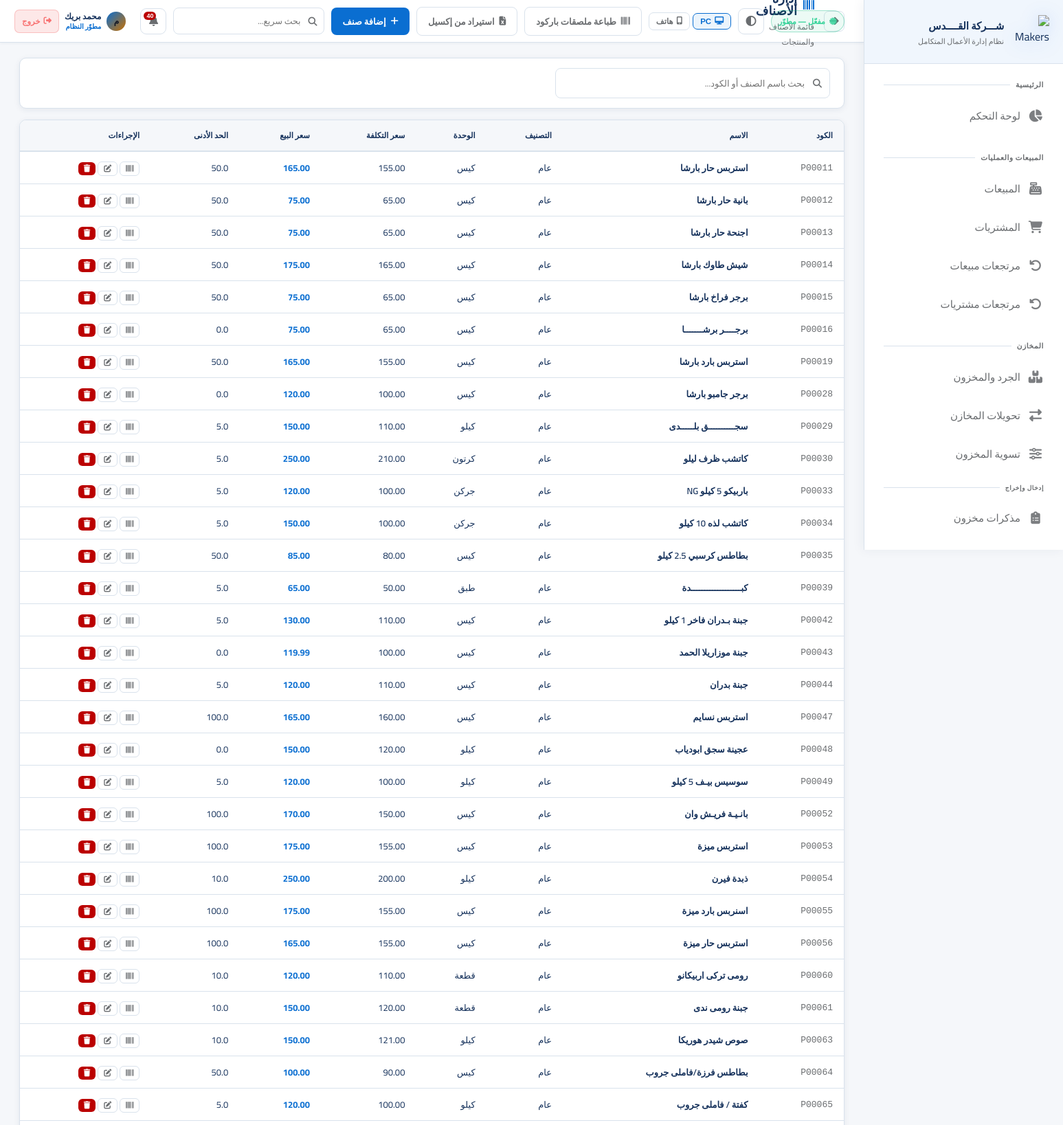
/products (signed in, upper part), run on the app's committed database.
### app.py (models this page shows, shortened)
class AppSetting(db.Model):
    id = db.Column(db.Integer, primary_key=True)
    key = db.Column(db.String(80), unique=True, nullable=False)
    value = db.Column(db.Text)

class User(UserMixin, db.Model):
    id = db.Column(db.Integer, primary_key=True)
    username = db.Column(db.String(80), unique=True, nullable=False)
    password_hash = db.Column(db.String(256))
    full_name = db.Column(db.String(120))
    role = db.Column(db.String(20), default='user')  # developer, admin, manager, user
    branch_id = db.Column(db.Integer, db.ForeignKey('branch.id'))
    is_active = db.Column(db.Boolean, default=True)
    created_at = db.Column(db.DateTime, default=datetime.utcnow)
    last_seen = db.Column(db.DateTime, nullable=True)
    last_ip = db.Column(db.String(64), nullable=True)
    last_user_agent = db.Column(db.String(256), nullable=True)
    permissions = db.Column(db.Text)  # JSON list of permission keys; empty = استخدام صلاحيات الدور

class Product(db.Model):
    id = db.Column(db.Integer, primary_key=True)
    code = db.Column(db.String(50), unique=True, nullable=False)
    name = db.Column(db.String(200), nullable=False)
    barcode = db.Column(db.String(50))
    category_id = db.Column(db.Integer, db.ForeignKey('category.id'))
    unit = db.Column(db.String(20), default='قطعة')
    cost_price = db.Column(db.Float, default=0)
    sell_price = db.Column(db.Float, default=0)
    min_stock = db.Column(db.Float, default=0)
    description = db.Column(db.Text)
    is_active = db.Column(db.Boolean, default=True)
    created_at = db.Column(db.DateTime, default=datetime.utcnow)
    stock_items = db.relationship('Stock', backref='product', lazy=True)

class Category(db.Model):
    id = db.Column(db.Integer, primary_key=True)
    name = db.Column(db.String(100), nullable=False)
    parent_id = db.Column(db.Integer, db.ForeignKey('category.id'))
    children = db.relationship('Category', backref=db.backref('parent', remote_side=[id]))
    products = db.relationship('Product', backref='category', lazy=True)

### app.py (the view)
@app.route('/products')
@login_required
def products():
    q = request.args.get('q', '')
    query = Product.query
    if q:
        query = query.filter(db.or_(Product.name.contains(q), Product.code.contains(q)))
    products = query.filter_by(is_active=True).all()
    categories = Category.query.all()
    return render_template('products.html', products=products, categories=categories, q=q)

### templates/products.html (shortened to what this page needs)
{% extends 'base.html' %}
{% set block_icon = 'fas fa-barcode' %}
{% block breadcrumb %}قائمة الأصناف والمنتجات{% endblock %}
{% block topbar_actions %}
<a href="{{ url_for('barcode_labels') }}" class="btn btn-outline"><i class="fas fa-barcode"></i> طباعة ملصقات باركود</a>
{% if current_user.role == 'developer' %}
<a href="{{ url_for('import_products') }}" class="btn btn-outline" title="أداة للمطوّر فقط"><i class="fas fa-file-excel"></i> استيراد من إكسيل</a>
{% endif %}
{% if can('product_add') %}
<a href="{{ url_for('add_product') }}" class="btn btn-primary"><i class="fas fa-plus"></i> إضافة صنف</a>
{% endif %}
{% endblock %}
{% block content %}
<div class="card" style="margin-bottom: 16px;">
    <div class="card-body" style="padding: 14px 20px;">
        <form method="GET">
            <div class="search-box" style="max-width: 400px;">
                <input type="text" name="q" value="{{ q }}" class="form-control" placeholder="بحث باسم الصنف أو الكود...">
            </div>
        </form>
    </div>
</div>
<div class="card">
    <div class="table-container">
        <table>
            <thead><tr>
                <th>الكود</th><th>الاسم</th><th>التصنيف</th><th>الوحدة</th>
                <th>سعر التكلفة</th><th>سعر البيع</th><th>الحد الأدنى</th><th>الإجراءات</th>
            </tr></thead>
            <tbody>
                {% for p in products %}
                <tr>
                    <td style="font-family: monospace; color: var(--text-muted);">{{ p.code }}</td>
                    <td style="font-weight: 600;">{{ p.name }}</td>
                    <td>{{ p.category.name if p.category else '—' }}</td>
                    <td>{{ p.unit }}</td>
                    <td>{{ "{:,.2f}".format(p.cost_price) }}</td>
                    <td style="font-weight: 700; color: var(--accent);">{{ "{:,.2f}".format(p.sell_price) }}</td>
                    <td>{{ p.min_stock }}</td>
                    <td>
                        <a href="{{ url_for('barcode_labels', product_id=p.id) }}" class="btn btn-outline btn-xs" title="طباعة باركود"><i class="fas fa-barcode"></i></a>
                        <a href="{{ url_for('edit_product', id=p.id) }}" class="btn btn-outline btn-xs"><i class="fas fa-edit"></i></a>
                        {% if can('record_delete') %}
                        <form method="POST" action="{{ url_for('delete_product', id=p.id) }}" style="display:inline">
                            <button type="submit" class="btn btn-danger btn-xs" onclick="return confirm('حذف هذا الصنف؟')"><i class="fas fa-trash"></i></button>
                        </form>
                        {% endif %}
                    </td>
                </tr>
                {% else %}
                <tr><td colspan="8"><div class="empty-state"><i class="fas fa-boxes"></i><h3>لا توجد أصناف</h3></div></td></tr>
                {% endfor %}
            </tbody>
        </table>
    </div>
</div>
{% endblock %}

### templates/base.html (shortened to what this page needs)
<!DOCTYPE html>
<html lang="ar" dir="rtl" data-theme="fiori" data-layout-default="{{ layout_max_width | default('1400px') }}">
<head>
    <link rel="stylesheet" href="https://cdnjs.cloudflare.com/ajax/libs/font-awesome/6.5.0/css/all.min.css">
    <link rel="stylesheet" href="{{ url_for('static', filename='css/style.css') }}">
</head>
<body>
<aside class="sidebar sidebar-enterprise" id="sidebar">
    <div class="sidebar-logo">
        <div class="logo-icon">
            <img src="{{ url_for('static', filename='img/logo-makers-erp-3d.png') }}" alt="Makers ERP">
        </div>
        <div class="logo-text">
            <div class="name">{{ app_brand_title | default('Silsal POS') }}</div>
            <div class="sub">نظام إدارة الأعمال المتكامل</div>
        </div>
    </div>
    <nav class="sidebar-nav" id="sidebarNav" style="display:flex;flex-direction:column;padding-bottom:8px;">
        <div class="nav-section">
            <div class="nav-label">الرئيسية</div>
            {% if can('dashboard') %}
            <a href="{{ url_for('dashboard') }}" class="nav-link {% if request.endpoint=='dashboard' %}active{% endif %}">
                <i class="fas fa-chart-pie"></i><span class="label">لوحة التحكم</span>
            </a>
            {% endif %}
        </div>
        {% if can('sales') or can('purchases') or can('returns') %}
        <div class="nav-section">
            <div class="nav-label">المبيعات والعمليات</div>
            {% if can('sales') %}
            <a href="{{ url_for('sales') }}" class="nav-link {% if 'sale' in (request.endpoint or '') and 'return' not in (request.endpoint or '') and 'report' not in (request.endpoint or '') %}active{% endif %}">
                <i class="fas fa-cash-register"></i><span class="label">المبيعات</span>
            </a>
            {% endif %}
            {% if can('purchases') %}
            <a href="{{ url_for('purchases') }}" class="nav-link {% if 'purchase' in (request.endpoint or '') and 'return' not in (request.endpoint or '') and 'report' not in (request.endpoint or '') %}active{% endif %}">
                <i class="fas fa-shopping-cart"></i><span class="label">المشتريات</span>
            </a>
            {% endif %}
            {% if can('returns') %}
            <a href="{{ url_for('sale_returns') }}" class="nav-link {% if request.endpoint in ['sale_returns','new_sale_return'] %}active{% endif %}">
                <i class="fas fa-undo"></i><span class="label">مرتجعات مبيعات</span>
            </a>
            <a href="{{ url_for('purchase_returns') }}" class="nav-link {% if request.endpoint in ['purchase_returns','new_purchase_return'] %}active{% endif %}">
                <i class="fas fa-undo-alt"></i><span class="label">مرتجعات مشتريات</span>
            </a>
            {% endif %}
        </div>
        {% endif %}
        {% if can('inventory') or can('transfers') or can('adjust_stock') %}
        <div class="nav-section">
            <div class="nav-label">المخازن</div>
            {% if can('inventory') %}
            <a href="{{ url_for('inventory') }}" class="nav-link {% if request.endpoint=='inventory' %}active{% endif %}">
                <i class="fas fa-boxes"></i><span class="label">الجرد والمخزون</span>
            </a>
            {% endif %}
            {% if can('transfers') %}
            <a href="{{ url_for('transfers') }}" class="nav-link {% if 'transfer' in (request.endpoint or '') %}active{% endif %}">
                <i class="fas fa-exchange-alt"></i><span class="label">تحويلات المخازن</span>
            </a>
            {% endif %}
            {% if can('adjust_stock') %}
            <a href="{{ url_for('adjust_stock') }}" class="nav-link {% if request.endpoint=='adjust_stock' %}active{% endif %}">
                <i class="fas fa-sliders-h"></i><span class="label">تسوية المخزون</span>
            </a>
            {% endif %}
            {% if can('inventory') %}
            <div class="nav-label" style="padding-top:10px;font-size:9px;">إدخال وإخراج</div>
            <a href="{{ url_for('inventory_memos_list') }}" class="nav-link ">
                <i class="fas fa-clipboard-list"></i><span class="label">مذكرات مخزون</span>
            </a>
            {% endif %}
        </div>
        {% endif %}
        {% if can('customers') or can('suppliers') or can('employees') %}
        <div class="nav-section">
        </div>
        {% endif %}
    </nav>
</aside>
<main class="main-content">
    <div class="topbar">
        <div style="display:flex;align-items:center;gap:14px;">
            <button type="button" onclick="history.back()" class="icon-btn" title="رجوع" style="font-size:15px;flex-shrink:0;"><i class="fas fa-arrow-right"></i></button>
            <div>
                <div class="page-title"><i class="{{ block_icon | default('fas fa-home') }}"></i>{% block page_title %}الرئيسية{% endblock %}</div>
                <div class="breadcrumb">{% block breadcrumb %}{{ app_brand_title }}{% endblock %}</div>
            </div>
        </div>
        <div class="topbar-right">
            {% if subscription_status %}
            <span class="sub-pill {% if subscription_status.kind in ('developer','permanent') %}ok{% elif subscription_status.kind in ('expired','none') %}bad{% else %}warn{% endif %}" title="حالة الاشتراك / الترخيص">
                <i class="fas fa-certificate" style="margin-left:6px;opacity:.85;"></i>{{ subscription_status.line }}
            </span>
            {% endif %}
            <button type="button" class="theme-toggle" onclick="erpToggleTheme()" title="تبديل الثيم (Fiori / فاتح / داكن)"><i class="fas fa-adjust"></i></button>
            <div class="erp-device-layout-tools" style="display:flex;align-items:center;gap:4px;flex-shrink:0;" title="وضع العرض — يُحفظ على هذا الجهاز فقط">
                <button type="button" id="btnLayoutPC" onclick="erpSetLayout('pc')" title="عرض PC"
                    style="display:flex;align-items:center;gap:5px;padding:5px 10px;border-radius:7px;font-size:11.5px;font-weight:700;
                           border:1px solid var(--border);background:transparent;color:var(--text-muted);cursor:pointer;transition:all .18s;">
                    <i class="fas fa-desktop"></i> PC
                </button>
                <button type="button" id="btnLayoutPhone" onclick="erpSetLayout('phone')" title="عرض هاتف"
                    style="display:flex;align-items:center;gap:5px;padding:5px 10px;border-radius:7px;font-size:11.5px;font-weight:700;
                           border:1px solid var(--border);background:transparent;color:var(--text-muted);cursor:pointer;transition:all .18s;">
                    <i class="fas fa-mobile-alt"></i> هاتف
                </button>
            </div>
            {% block topbar_actions %}{% endblock %}
            <div style="position:relative;" id="globalSearchWrapper">
                <div style="position:relative;">
                    <i class="fas fa-search" style="position:absolute;right:11px;top:50%;transform:translateY(-50%);color:var(--text-muted);font-size:13px;pointer-events:none;"></i>
                    <input type="text" id="globalSearchInput" placeholder="بحث سريع..." autocomplete="off"
                        style="width:220px;padding:7px 34px 7px 12px;background:rgba(255,255,255,.04);border:1px solid var(--border);
                               border-radius:8px;color:var(--text);font-family:Cairo,sans-serif;font-size:12.5px;transition:all .2s;"
                        onfocus="this.style.borderColor='var(--accent)';this.style.width='280px'"
                        onblur="setTimeout(()=>{this.style.borderColor='';this.style.width='220px';closeGlobalSearch()},200)">
                </div>
            </div>
            <div style="position:relative;" id="notifWrapper">
                <button class="notif-btn" onclick="toggleNotif()" title="الإشعارات">
                    <i class="fas fa-bell"></i>
                    <span class="notif-count" id="notifCount"></span>
                </button>
            </div>
            <div style="display:flex;align-items:center;gap:8px;padding:4px 10px;border-radius:10px;
                        background:rgba(255,255,255,.05);border:1px solid rgba(255,255,255,.09);
                        backdrop-filter:blur(12px);-webkit-backdrop-filter:blur(12px);flex-shrink:0;">
                <div style="width:28px;height:28px;border-radius:50%;background:linear-gradient(135deg,var(--accent),#c97000);
                            display:flex;align-items:center;justify-content:center;font-size:12px;font-weight:800;color:#0f1422;flex-shrink:0;">
                    {{ (current_user.full_name or current_user.username)[0] }}
                </div>
                <div style="line-height:1.3;min-width:0;">
                    <div style="font-size:12px;font-weight:700;color:var(--text);white-space:nowrap;overflow:hidden;text-overflow:ellipsis;max-width:100px;">
                        {{ current_user.full_name or current_user.username }}
                    </div>
                    <div style="font-size:10px;color:var(--accent);font-weight:600;">
                        {% if current_user.role=='developer' %}مطوّر النظام
                        {% elif current_user.role=='admin' %}مدير النظام
                        {% elif current_user.role=='manager' %}مشرف
                        {% else %}مستخدم{% endif %}
                    </div>
                </div>
                <a href="{{ url_for('logout') }}" title="تسجيل الخروج"
                   style="display:flex;align-items:center;gap:5px;padding:5px 10px;border-radius:7px;
                          background:rgba(239,68,68,.12);border:1px solid rgba(239,68,68,.25);
                          color:#f87171;font-size:11.5px;font-weight:700;text-decoration:none;white-space:nowrap;
                          transition:all .18s;flex-shrink:0;"
                   onmouseover="this.style.background='rgba(239,68,68,.22)';this.style.borderColor='rgba(239,68,68,.5)'"
                   onmouseout="this.style.background='rgba(239,68,68,.12)';this.style.borderColor='rgba(239,68,68,.25)'">
                    <i class="fas fa-sign-out-alt"></i> خروج
                </a>
            </div>
        </div>
    </div>
    <div class="content fade-in">
        {% block content %}{% endblock %}
    </div>
</main>
</body>
</html>

### data on the page
AppSetting: value "شـــركة القــــدس"
User: full_name "م", full_name "محمد بريك"
Product: code "P00011", name "استربس حار بارشا", category "عام", unit "كيس", cost_price "155.00", sell_price "165.00", min_stock "50.0"
Product: code "P00012", name "بانية حار بارشا", category "عام", unit "كيس", cost_price "65.00", sell_price "75.00", min_stock "50.0"
Product: code "P00013", name "اجنحة حار بارشا", category "عام", unit "كيس", cost_price "65.00", sell_price "75.00", min_stock "50.0"
Product: code "P00014", name "شيش طاوك بارشا", category "عام", unit "كيس", cost_price "165.00", sell_price "175.00", min_stock "50.0"
Product: code "P00015", name "برجر فراخ بارشا", category "عام", unit "كيس", cost_price "65.00", sell_price "75.00", min_stock "50.0"
Product: code "P00016", name "برجــــر برشـــــــا", category "عام", unit "كيس", cost_price "65.00", sell_price "75.00", min_stock "0.0"
Product: code "P00019", name "استربس بارد بارشا", category "عام", unit "كيس", cost_price "155.00", sell_price "165.00", min_stock "50.0"
Product: code "P00028", name "برجر جامبو بارشا", category "عام", unit "كيس", cost_price "100.00", sell_price "120.00", min_stock "0.0"
Product: code "P00029", name "سجــــــــــق بلـــــدى", category "عام", unit "كيلو", cost_price "110.00", sell_price "150.00", min_stock "5.0"
Product: code "P00030", name "كاتشب ظرف ليلو", category "عام", unit "كرتون", cost_price "210.00", sell_price "250.00", min_stock "5.0"
Product: code "P00033", name "باربيكو 5 كيلو NG", category "عام", unit "جركن", cost_price "100.00", sell_price "120.00", min_stock "5.0"
Product: code "P00034", name "كاتشب لذه 10 كيلو", category "عام", unit "جركن", cost_price "100.00", sell_price "150.00", min_stock "5.0"
Product: code "P00035", name "بطاطس كرسبي 2.5 كيلو", category "عام", unit "كيس", cost_price "80.00", sell_price "85.00", min_stock "50.0"
Product: code "P00039", name "كبـــــــــــــــــــدة", category "عام", unit "طبق", cost_price "50.00", sell_price "65.00", min_stock "5.0"
Product: code "P00042", name "جبنة بـدران فاخر 1 كيلو", category "عام", unit "كيس", cost_price "110.00", sell_price "130.00", min_stock "5.0"
Product: code "P00043", name "جبنة موزاريلا الحمد", category "عام", unit "كيس", cost_price "100.00", sell_price "119.99", min_stock "0.0"
Product: code "P00044", name "جبنة بدران", category "عام", unit "كيس", cost_price "110.00", sell_price "120.00", min_stock "5.0"
Product: code "P00047", name "استربس نسايم", category "عام", unit "كيس", cost_price "160.00", sell_price "165.00", min_stock "100.0"
Product: code "P00048", name "عجينة سجق ابودياب", category "عام", unit "كيلو", cost_price "120.00", sell_price "150.00", min_stock "0.0"
Product: code "P00049", name "سوسيس بيـف 5 كيلو", category "عام", unit "كيلو", cost_price "100.00", sell_price "120.00", min_stock "5.0"
Product: code "P00052", name "بانـيـة فريـش وان", category "عام", unit "كيس", cost_price "150.00", sell_price "170.00", min_stock "100.0"
Product: code "P00053", name "استربس ميزة", category "عام", unit "كيس", cost_price "155.00", sell_price "175.00", min_stock "100.0"
Product: code "P00054", name "ذبدة فيرن", category "عام", unit "كيلو", cost_price "200.00", sell_price "250.00", min_stock "10.0"
Product: code "P00055", name "اسنربس بارد ميزة", category "عام", unit "كيس", cost_price "155.00", sell_price "175.00", min_stock "100.0"
Product: code "P00056", name "استربس حار ميزة", category "عام", unit "كيس", cost_price "155.00", sell_price "165.00", min_stock "100.0"
Product: code "P00060", name "رومى تركى اربيكانو", category "عام", unit "قطعة", cost_price "110.00", sell_price "120.00", min_stock "10.0"
Product: code "P00061", name "جبنة رومى ندى", category "عام", unit "قطعة", cost_price "120.00", sell_price "150.00", min_stock "10.0"
Product: code "P00063", name "صوص شيدر هوريكا", category "عام", unit "كيلو", cost_price "121.00", sell_price "150.00", min_stock "10.0"
Product: code "P00064", name "بطاطس فرزة/فاملى جروب", category "عام", unit "كيس", cost_price "90.00", sell_price "100.00", min_stock "50.0"
Product: code "P00065", name "كفتة / فاملى جروب", category "عام", unit "كيلو", cost_price "100.00", sell_price "120.00", min_stock "5.0"

### other printed values
{{ subscription_status.line }} "مفعّل — مطوّر"
